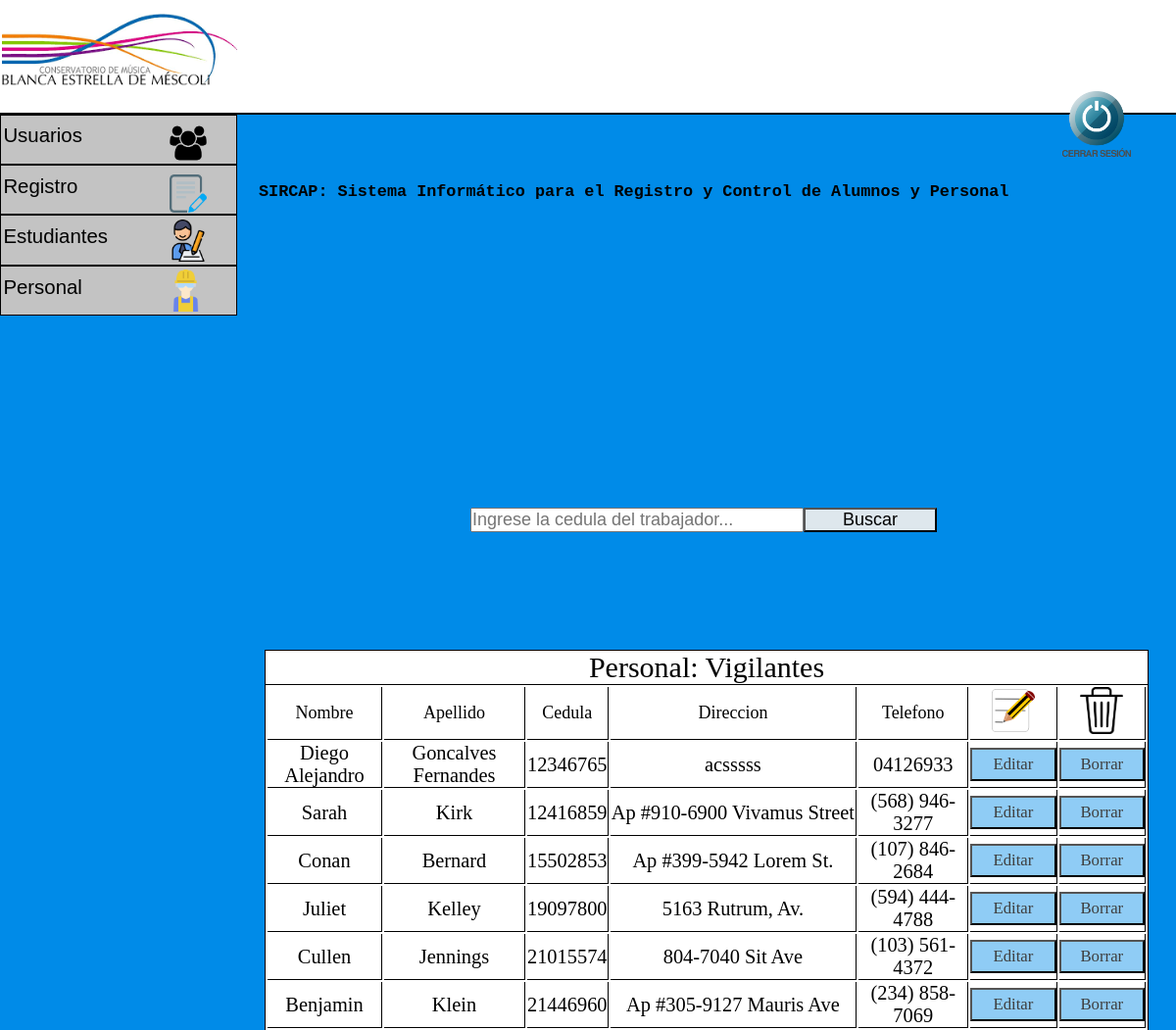
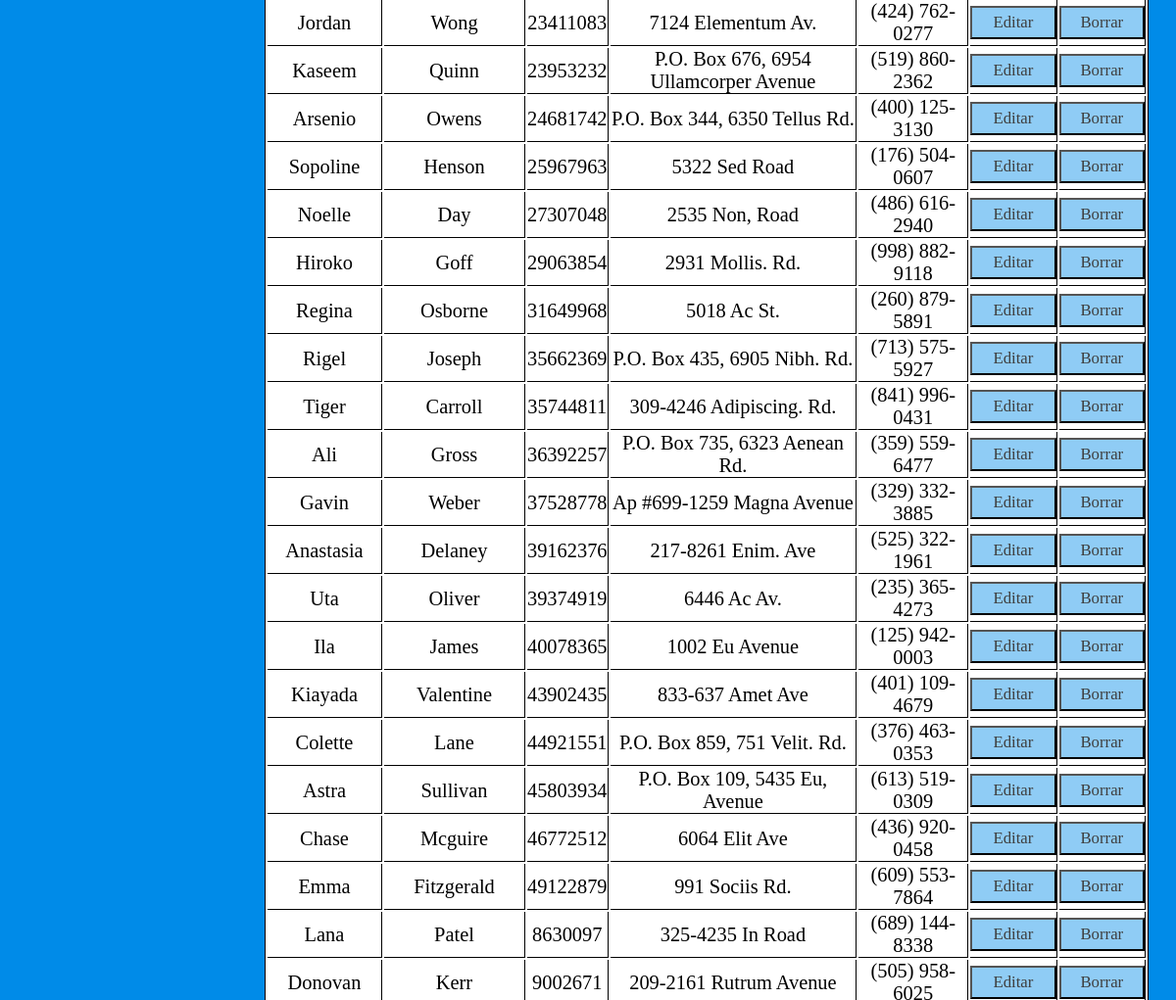
The page /admin/gestion_de_personal/personalVigilantes.php (signed in) on the database its author committed (2 pictures, top to bottom).
### tables this page shows
CREATE TABLE `personal` (
  `nombre` varchar(20) NOT NULL,
  `apellido` varchar(20) NOT NULL,
  `cedula` varchar(10) NOT NULL,
  `direccion` varchar(40) NOT NULL,
  `telefono` varchar(20) NOT NULL,
  `cargo` varchar(1) NOT NULL
);

### admin/gestion_de_personal/personalVigilantes.php (the view, shortened to what this page needs)
  <?php
  include '../../php/conexion.php';
  $sql="SELECT nombre,apellido,cedula,direccion,telefono FROM personal WHERE cargo = 3";
  $resultado=$conexion->query($sql);
?>
<!DOCTYPE html>
<html lang="es">
<link rel="stylesheet" type="text/css" href="../../css/index.css">
<head>
</head>
<body>
  <header>
    <h2 class="titulo"> SIRCAP: Sistema Informático para el Registro y Control de Alumnos  y  Personal </h2>
    <img src="../../img/conservatorio logo.png" class="logo">
    <a href="../../php/cierreSesion.php"><img src="../../img/cerrar.png" class="cerrar"></a>
  </header>
  <div id="menu">
    <ul>
      <li><a href="">Usuarios</a> <img id="usuarios" src="../../img/usuarios.png">
      </li>
      <li><a href="">Registro</a> <img id="registro" src="../../img/registro.png">
      </li>
      <li><a href="">Estudiantes<img id="estudiante" src="../../img/estudiante.png"></a>
      </li>
      <li><a href="">Personal<img id="personal" src="../../img/obrero.png"></a>
      </li>
    </ul>
  </div>
    <div>
      <form id="busqueda" method="POST" action="../../php/buscarPersonal.php" name="busqueda" >
          <input id="barraBusqueda" maxlength="8" placeholder="Ingrese la cedula del trabajador..." name="busqueda" size="30" type="text" />
          <button id="botonBusqueda" type="submit" onclick="validacionBusqueda()">Buscar</button>
      </form>
  </div>
     <div class="tablaRegistro">
<table>
    <thead>
      <caption>Personal: Vigilantes</caption>
          <tr class="tituloTabla">
          <td>Nombre</td>
              <td>Apellido</td>
              <td>Cedula</td>
              <td>Direccion</td>
              <td>Telefono</td>
              <td class="columnaImagen"><img id="editarRegistro" src="../../img/editar.png"></td>
              <td class="columnaImagen"><img id="borrarRegistro" src="../../img/borrar.png"></td>
          </tr>
    </thead>
    <tbody>
        <?php
        while ($row=$resultado->fetch_assoc()) {
            ?>
            <tr>
                <td><?php echo $row['nombre'];?></td>
                <td><?php echo $row['apellido'];?></td>
                <td><?php echo $row['cedula'];?></td>
                <td><?php echo $row['direccion'];?></td>
                <td><?php echo $row['telefono'];?></td>
                <td>
                    <form method="POST" action="../../php/editarPersonal.php">
                        <button type="submit"> Editar <input type="hidden" name="cedula" value="<?php echo $row['cedula']?>"> </button>
                    </form>
                </td>
                <td>
                    <form method="POST" action="../../php/eliminarPersonal.php">
                        <button type="submit"> Borrar <input type="hidden" name="cedula" value="<?php echo $row['cedula']?>"> </button>
                    </form>
                </td>
            </tr>
        <?php
        }
        ?>
    </tbody>
</table>
  </div>
</body>
</html>

### css/index.css (style rules this page uses)
* { margin: 0; padding: 0; }
body { background-color: #008BE8; }
.titulo { font-family: Courier, monospace; font-size: 1.4vw; position: absolute; left: 22%; top: 9%; }
.logo { width: 20%; margin-left: 0.2%; }
header { background-color: white; border-bottom: 2px solid; }
.cerrar { position: absolute; left: 90%; top: 4.5%; width: 6.5%; }
#menu ul, li { list-style: none; margin: 0; padding: 0; }
#menu ul { position: relative; z-index: 597; float: left; }
#menu ul li { float: left; min-height: 1px; line-height: 1em; vertical-align: middle; }
#menu ul li { float: none; }
#menu { width: 20%; }
#menu span, #menu a { display: inline-block; font-family: Arial, Helvetica, sans-serif; font-size: 1.7vw; text-decoration: none; }
#menu:after, #menu ul:after { content: ''; display: block; clear: both; }
#menu ul, #menu li { width: 100%; }
#menu li { background: #C3C3C3; border: 1px solid black; }
#menu a { color: black; line-height: 160%; padding: 2% 15% 5% 1%; width: 25%; }
#usuarios { width: 16%; position: absolute; left: 72%; top: 5%; }
#registro { width: 16%; position: absolute; left: 72%; top: 30%; }
#estudiante { width: 18%; position: absolute; left: 71%; top: 52%; }
#personal { width: 18%; position: absolute; left: 70%; top: 77%; }
#usuarios { font-size: 1.5vw; text-align: center; }
#busqueda { position: absolute; left: 40%; top: 25%; }
#barraBusqueda { font-size: 1.5vw; }
#botonBusqueda { font-size: 1.5vw; position: absolute; width: 40%; background-color: #DEE7ED; }
.tablaRegistro { position: absolute; left: 22.5%; top: 32%; background-color: white; border:1px solid black; width: 75%; }
table { width: 100%; height: 15em; }
.tablaRegistro caption { font-size: 2.5vw; text-align: center; border-bottom: 1px solid black }
.tablaRegistro td { border-bottom: 1px solid black; text-align: center; font-size: 1.7vw; border-right: 1px solid black; height: 1.5em; }
.tituloTabla td { font-size: 1.5vw; text-align: center; border-bottom: 1px solid black; border-right: 1px solid black; }
.columnaImagen { width: 10%; }
#editarRegistro { width: 50%; }
#borrarRegistro { width: 50%; }
table form button { font-size: 1.4vw; width: 100%; color: #3F3F3F; height: 2em; background-color: #008BE870; font-family: 'Arial Black'; }

### rows shown on the page
personal: nombre "Diego Alejandro", apellido "Goncalves Fernandes", cedula "12346765", direccion "acsssss", telefono "04126933"
personal: nombre "Sarah", apellido "Kirk", cedula "12416859", direccion "Ap #910-6900 Vivamus Street", telefono "(568) 946-3277"
personal: nombre "Conan", apellido "Bernard", cedula "15502853", direccion "Ap #399-5942 Lorem St.", telefono "(107) 846-2684"
personal: nombre "Juliet", apellido "Kelley", cedula "19097800", direccion "5163 Rutrum, Av.", telefono "(594) 444-4788"
personal: nombre "Cullen", apellido "Jennings", cedula "21015574", direccion "804-7040 Sit Ave", telefono "(103) 561-4372"
personal: nombre "Benjamin", apellido "Klein", cedula "21446960", direccion "Ap #305-9127 Mauris Ave", telefono "(234) 858-7069"
personal: nombre "Jordan", apellido "Wong", cedula "23411083", direccion "7124 Elementum Av.", telefono "(424) 762-0277"
personal: nombre "Kaseem", apellido "Quinn", cedula "23953232", direccion "P.O. Box 676, 6954 Ullamcorper Avenue", telefono "(519) 860-2362"
personal: nombre "Arsenio", apellido "Owens", cedula "24681742", direccion "P.O. Box 344, 6350 Tellus Rd.", telefono "(400) 125-3130"
personal: nombre "Sopoline", apellido "Henson", cedula "25967963", direccion "5322 Sed Road", telefono "(176) 504-0607"
personal: nombre "Noelle", apellido "Day", cedula "27307048", direccion "2535 Non, Road", telefono "(486) 616-2940"
personal: nombre "Hiroko", apellido "Goff", cedula "29063854", direccion "2931 Mollis. Rd.", telefono "(998) 882-9118"
personal: nombre "Regina", apellido "Osborne", cedula "31649968", direccion "5018 Ac St.", telefono "(260) 879-5891"
personal: nombre "Rigel", apellido "Joseph", cedula "35662369", direccion "P.O. Box 435, 6905 Nibh. Rd.", telefono "(713) 575-5927"
personal: nombre "Tiger", apellido "Carroll", cedula "35744811", direccion "309-4246 Adipiscing. Rd.", telefono "(841) 996-0431"
personal: nombre "Ali", apellido "Gross", cedula "36392257", direccion "P.O. Box 735, 6323 Aenean Rd.", telefono "(359) 559-6477"
personal: nombre "Gavin", apellido "Weber", cedula "37528778", direccion "Ap #699-1259 Magna Avenue", telefono "(329) 332-3885"
personal: nombre "Anastasia", apellido "Delaney", cedula "39162376", direccion "217-8261 Enim. Ave", telefono "(525) 322-1961"
personal: nombre "Uta", apellido "Oliver", cedula "39374919", direccion "6446 Ac Av.", telefono "(235) 365-4273"
personal: nombre "Ila", apellido "James", cedula "40078365", direccion "1002 Eu Avenue", telefono "(125) 942-0003"
personal: nombre "Kiayada", apellido "Valentine", cedula "43902435", direccion "833-637 Amet Ave", telefono "(401) 109-4679"
personal: nombre "Colette", apellido "Lane", cedula "44921551", direccion "P.O. Box 859, 751 Velit. Rd.", telefono "(376) 463-0353"
personal: nombre "Astra", apellido "Sullivan", cedula "45803934", direccion "P.O. Box 109, 5435 Eu, Avenue", telefono "(613) 519-0309"
personal: nombre "Chase", apellido "Mcguire", cedula "46772512", direccion "6064 Elit Ave", telefono "(436) 920-0458"
personal: nombre "Emma", apellido "Fitzgerald", cedula "49122879", direccion "991 Sociis Rd.", telefono "(609) 553-7864"
personal: nombre "Lana", apellido "Patel", cedula "8630097", direccion "325-4235 In Road", telefono "(689) 144-8338"
personal: nombre "Donovan", apellido "Kerr", cedula "9002671", direccion "209-2161 Rutrum Avenue"
